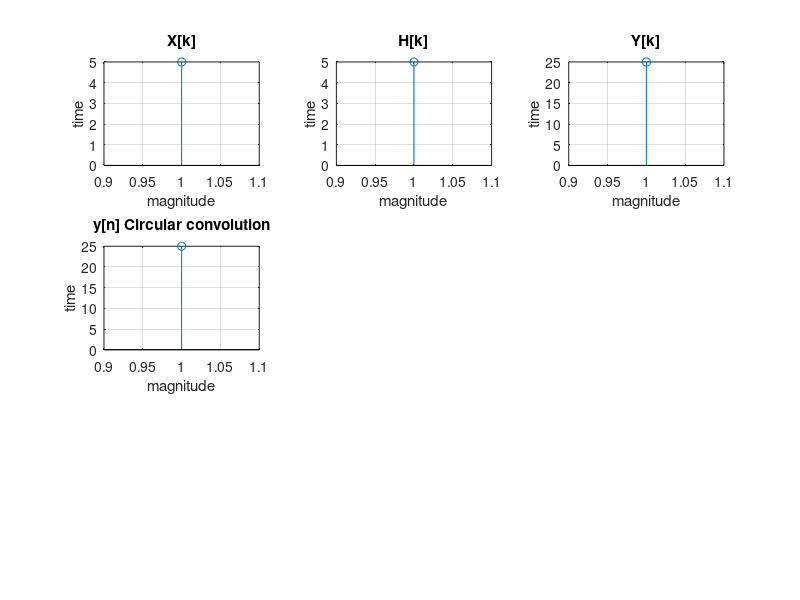

Write MATLAB code to recreate this figure.
% Matlab program to find Circular convolution using DFT & IDFT method

clc;
clear;
close all;
x=input('Enter the X[n]');
h=input('Enter the H[n]');
l=length(x);
xk=zeros(1,l);
hk=zeros(1,l);
w=exp(-2i*pi/l);
for i=1:l
    for j=1:l
        xk(i)=xk(i)+x(j)*w^((i-1)*(j-1));
        hk(i)=hk(i)+h(j)*w^((i-1)*(j-1));
    end
end
n=1:l;
subplot(331);
stem(n,xk);
xlabel('magnitude');
ylabel('time');
title('X[k]');
grid on;

subplot(332);
stem(n,hk);
xlabel('magnitude');
ylabel('time');
title('H[k]');
grid on;
yk=[zeros(1,l)];
for i=1:l
    yk(i)=hk(i)*xk(i);
end 
subplot(333);
stem(n,yk);
xlabel('magnitude');
ylabel('time');
title('Y[k]');
grid on;
yn=zeros(1,l);
for i=1:l
    for j=1:l
        yn(i)=yn(i)+yk(j)*(1/l)*w^(-(i-1)*(j-1));
    end
end

subplot(334);
stem(n,yn);
xlabel('magnitude');
ylabel('time');
title('y[n] Circular convolution');
grid on;

disp(xk);
disp(hk);
disp(yk);
disp(yn);
